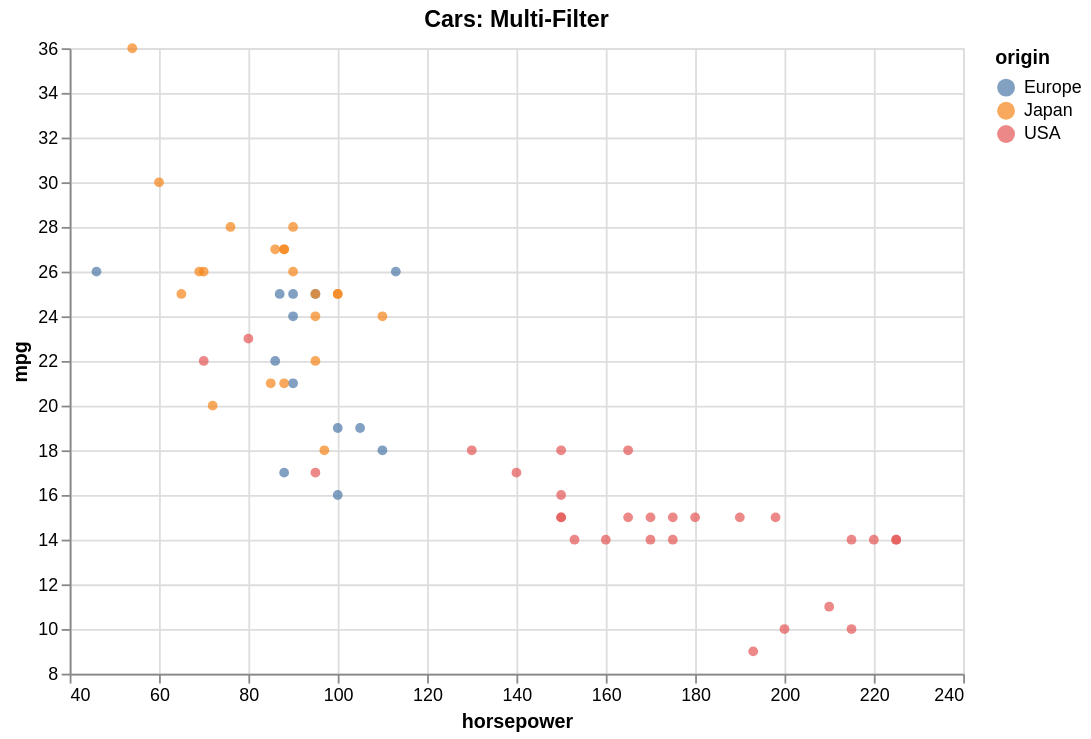

Specify this chart in Vega-Lite:
### Vega-Lite specification from a JSON file in a GitHub repository (floating-point values rounded to 4 significant figures)
{"$schema": "https://vega.github.io/schema/vega-lite/v5.json", "config": {"axis": {"labelLimit": 0}, "header": {"labelLimit": 0}, "legend": {"labelLimit": 0}}, "data": {"values": [{"acceleration": 12.0, "cylinders": 8, "horsepower": 130, "mpg": 18, "origin": "USA", "weight": 3504}, {"acceleration": 11.5, "cylinders": 8, "horsepower": 165, "mpg": 15, "origin": "USA", "weight": 3693}, {"acceleration": 11.0, "cylinders": 8, "horsepower": 150, "mpg": 18, "origin": "USA", "weight": 3436}, {"acceleration": 12.0, "cylinders": 8, "horsepower": 150, "mpg": 16, "origin": "USA", "weight": 3433}, {"acceleration": 10.5, "cylinders": 8, "horsepower": 140, "mpg": 17, "origin": "USA", "weight": 3449}, {"acceleration": 10.0, "cylinders": 8, "horsepower": 198, "mpg": 15, "origin": "USA", "weight": 4341}, {"acceleration": 9.0, "cylinders": 8, "horsepower": 220, "mpg": 14, "origin": "USA", "weight": 4354}, {"acceleration": 8.5, "cylinders": 8, "horsepower": 215, "mpg": 14, "origin": "USA", "weight": 4312}, {"acceleration": 10.0, "cylinders": 8, "horsepower": 225, "mpg": 14, "origin": "USA", "weight": 4425}, {"acceleration": 8.5, "cylinders": 8, "horsepower": 190, "mpg": 15, "origin": "USA", "weight": 3850}, {"acceleration": 10.0, "cylinders": 8, "horsepower": 170, "mpg": 15, "origin": "USA", "weight": 3563}, {"acceleration": 8.0, "cylinders": 8, "horsepower": 160, "mpg": 14, "origin": "USA", "weight": 3609}, {"acceleration": 9.5, "cylinders": 8, "horsepower": 150, "mpg": 15, "origin": "USA", "weight": 3761}, {"acceleration": 10.0, "cylinders": 8, "horsepower": 225, "mpg": 14, "origin": "USA", "weight": 3086}, {"acceleration": 15.0, "cylinders": 4, "horsepower": 95, "mpg": 24, "origin": "Japan", "weight": 2372}, {"acceleration": 15.5, "cylinders": 4, "horsepower": 95, "mpg": 22, "origin": "Japan", "weight": 2833}, {"acceleration": 15.5, "cylinders": 4, "horsepower": 97, "mpg": 18, "origin": "Japan", "weight": 2774}, {"acceleration": 16.0, "cylinders": 4, "horsepower": 85, "mpg": 21, "origin": "Japan", "weight": 2587}, {"acceleration": 14.5, "cylinders": 4, "horsepower": 88, "mpg": 27, "origin": "Japan", "weight": 2130}, {"acceleration": 20.5, "cylinders": 4, "horsepower": 46, "mpg": 26, "origin": "Europe", "weight": 1835}, {"acceleration": 17.5, "cylinders": 4, "horsepower": 87, "mpg": 25, "origin": "Europe", "weight": 2672}, {"acceleration": 15.0, "cylinders": 4, "horsepower": 90, "mpg": 24, "origin": "Europe", "weight": 2430}, {"acceleration": 17.5, "cylinders": 4, "horsepower": 95, "mpg": 25, "origin": "Europe", "weight": 2375}, {"acceleration": 15.5, "cylinders": 4, "horsepower": 113, "mpg": 26, "origin": "Europe", "weight": 2234}, {"acceleration": 18.5, "cylinders": 4, "horsepower": 90, "mpg": 21, "origin": "Europe", "weight": 2648}, {"acceleration": 14.0, "cylinders": 8, "horsepower": 215, "mpg": 10, "origin": "USA", "weight": 4615}, {"acceleration": 13.0, "cylinders": 8, "horsepower": 200, "mpg": 10, "origin": "USA", "weight": 4376}, {"acceleration": 13.5, "cylinders": 8, "horsepower": 210, "mpg": 11, "origin": "USA", "weight": 4382}, {"acceleration": 18.0, "cylinders": 8, "horsepower": 193, "mpg": 9, "origin": "USA", "weight": 4732}, {"acceleration": 14.5, "cylinders": 4, "horsepower": 88, "mpg": 27, "origin": "Japan", "weight": 2130}, {"acceleration": 13.5, "cylinders": 4, "horsepower": 90, "mpg": 28, "origin": "Japan", "weight": 2264}, {"acceleration": 15.5, "cylinders": 4, "horsepower": 95, "mpg": 25, "origin": "Japan", "weight": 2228}, {"acceleration": 19.0, "cylinders": 4, "horsepower": 100, "mpg": 25, "origin": "Japan", "weight": 2046}, {"acceleration": 13.0, "cylinders": 4, "horsepower": 105, "mpg": 19, "origin": "Europe", "weight": 2634}, {"acceleration": 15.5, "cylinders": 4, "horsepower": 100, "mpg": 16, "origin": "Europe", "weight": 2702}, {"acceleration": 16.5, "cylinders": 4, "horsepower": 88, "mpg": 17, "origin": "Europe", "weight": 2875}, {"acceleration": 17.0, "cylinders": 4, "horsepower": 100, "mpg": 19, "origin": "Europe", "weight": 2901}, {"acceleration": 11.0, "cylinders": 6, "horsepower": 165, "mpg": 18, "origin": "USA", "weight": 3353}, {"acceleration": 11.5, "cylinders": 6, "horsepower": 175, "mpg": 14, "origin": "USA", "weight": 3169}, {"acceleration": 12.5, "cylinders": 6, "horsepower": 153, "mpg": 14, "origin": "USA", "weight": 2906}, {"acceleration": 13.5, "cylinders": 6, "horsepower": 150, "mpg": 15, "origin": "USA", "weight": 3380}, {"acceleration": 12.0, "cylinders": 8, "horsepower": 180, "mpg": 15, "origin": "USA", "weight": 3740}, {"acceleration": 11.0, "cylinders": 8, "horsepower": 170, "mpg": 14, "origin": "USA", "weight": 4080}, {"acceleration": 11.5, "cylinders": 8, "horsepower": 175, "mpg": 15, "origin": "USA", "weight": 3645}, {"acceleration": 14.0, "cylinders": 4, "horsepower": 110, "mpg": 24, "origin": "Japan", "weight": 2585}, {"acceleration": 19.0, "cylinders": 4, "horsepower": 72, "mpg": 20, "origin": "Japan", "weight": 2310}, {"acceleration": 15.0, "cylinders": 4, "horsepower": 100, "mpg": 25, "origin": "Japan", "weight": 2472}, {"acceleration": 16.0, "cylinders": 4, "horsepower": 88, "mpg": 21, "origin": "Japan", "weight": 2265}, {"acceleration": 19.5, "cylinders": 4, "horsepower": 86, "mpg": 27, "origin": "Japan", "weight": 2110}, {"acceleration": 14.5, "cylinders": 4, "horsepower": 90, "mpg": 26, "origin": "Japan", "weight": 2800}, {"acceleration": 19.5, "cylinders": 4, "horsepower": 70, "mpg": 26, "origin": "Japan", "weight": 2110}, {"acceleration": 17.0, "cylinders": 4, "horsepower": 76, "mpg": 28, "origin": "Japan", "weight": 2085}, {"acceleration": 17.0, "cylinders": 4, "horsepower": 65, "mpg": 25, "origin": "Japan", "weight": 2245}, {"acceleration": 15.0, "cylinders": 4, "horsepower": 69, "mpg": 26, "origin": "Japan", "weight": 1965}, {"acceleration": 17.0, "cylinders": 4, "horsepower": 60, "mpg": 30, "origin": "Japan", "weight": 1755}, {"acceleration": 14.0, "cylinders": 6, "horsepower": 70, "mpg": 22, "origin": "USA", "weight": 2815}, {"acceleration": 12.5, "cylinders": 6, "horsepower": 95, "mpg": 17, "origin": "USA", "weight": 3210}, {"acceleration": 13.5, "cylinders": 6, "horsepower": 80, "mpg": 23, "origin": "USA", "weight": 3380}, {"acceleration": 15.5, "cylinders": 4, "horsepower": 54, "mpg": 36, "origin": "Japan", "weight": 1760}, {"acceleration": 14.0, "cylinders": 4, "horsepower": 90, "mpg": 25, "origin": "Europe", "weight": 2130}, {"acceleration": 15.5, "cylinders": 4, "horsepower": 86, "mpg": 22, "origin": "Europe", "weight": 2205}, {"acceleration": 13.5, "cylinders": 4, "horsepower": 110, "mpg": 18, "origin": "Europe", "weight": 2245}]}, "encoding": {"color": {"field": "origin", "type": "nominal"}, "tooltip": [{"field": "horsepower", "type": "quantitative"}, {"field": "origin", "type": "nominal"}, {"field": "mpg", "type": "quantitative"}], "x": {"field": "horsepower", "scale": {"zero": false}, "type": "quantitative"}, "y": {"field": "mpg", "scale": {"zero": false}, "type": "quantitative"}}, "height": 350, "mark": {"filled": true, "type": "point"}, "params": [{"bind": {"input": "select", "labels": ["All", "Europe", "Japan", "USA"], "name": "origin: ", "options": [null, "Europe", "Japan", "USA"]}, "name": "select_origin", "value": null}, {"bind": {"input": "select", "labels": ["All", "4", "6", "8"], "name": "cylinders: ", "options": [null, 4, 6, 8]}, "name": "select_cylinders", "value": null}], "title": "Cars: Multi-Filter", "transform": [{"filter": "select_origin === null || datum.origin === select_origin"}, {"filter": "select_cylinders === null || datum.cylinders === select_cylinders"}], "width": 500}
